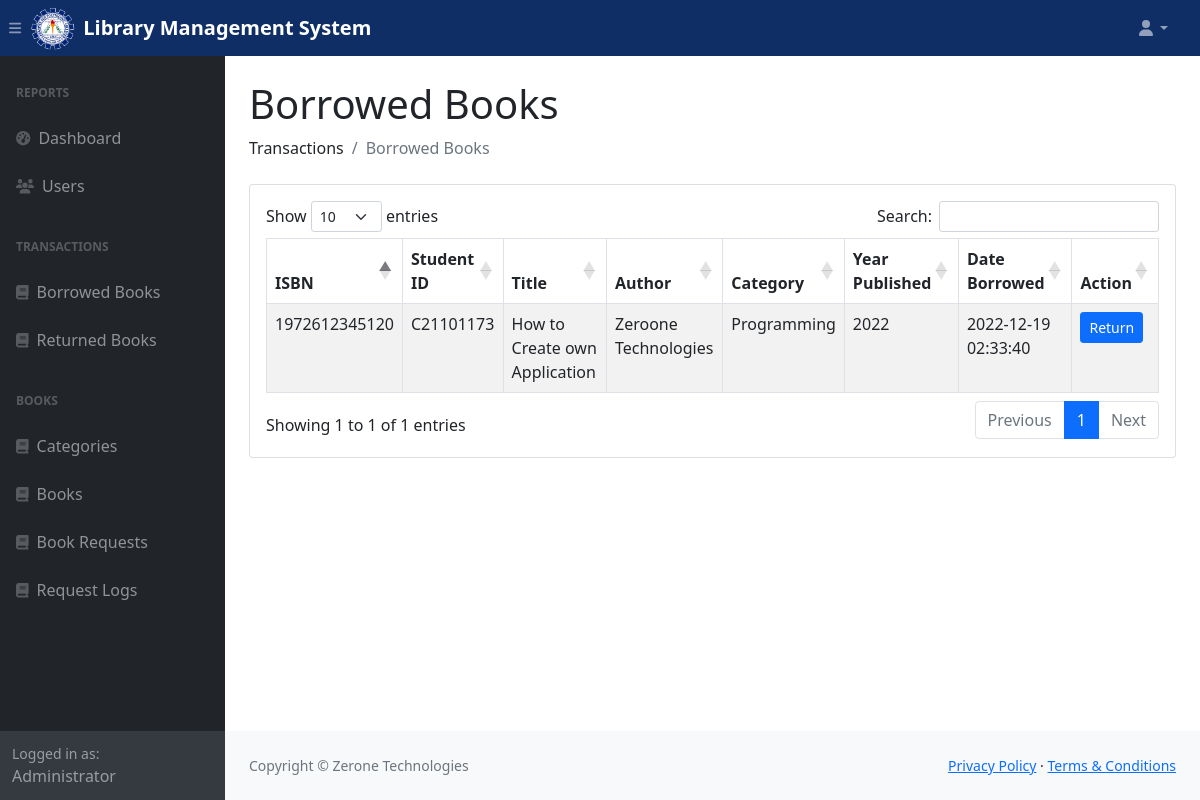
Page /admin/borrowed-books.php (signed in) on the committed database.
### tables this page shows
CREATE TABLE `settings` (
  `id` int(11) NOT NULL,
  `wbsiteTitle` varchar(160) NOT NULL,
  `wbsiteDesc` varchar(1000) NOT NULL,
  `wbsiteHeadColor` varchar(160) NOT NULL,
  `wbsiteFavIcon` varchar(160) NOT NULL
);

CREATE TABLE `borrowed_books` (
  `id` int(13) NOT NULL,
  `userID` int(11) NOT NULL,
  `bookID` int(11) NOT NULL,
  `dateBorrowed` timestamp NOT NULL DEFAULT current_timestamp()
);

CREATE TABLE `books` (
  `id` int(11) NOT NULL,
  `bookIsbn` varchar(191) NOT NULL,
  `bookTitle` varchar(191) NOT NULL,
  `bookAuthor` varchar(191) NOT NULL,
  `bookCategory` int(11) NOT NULL,
  `bookYrPub` int(11) NOT NULL,
  `bookCopies` int(11) NOT NULL
);

CREATE TABLE `users` (
  `id` int(11) NOT NULL,
  `studentID` varchar(191) NOT NULL,
  `firstName` varchar(191) NOT NULL,
  `lastName` varchar(191) NOT NULL,
  `coursesec` varchar(191) NOT NULL,
  `birthday` varchar(191) NOT NULL,
  `emailAddress` varchar(191) NOT NULL,
  `password` varchar(191) NOT NULL
);

CREATE TABLE `categories` (
  `id` int(11) NOT NULL,
  `bookCategory` varchar(191) NOT NULL
);

### admin/settings-query.php (called while the page is built)
<?php
	$query = "SELECT * FROM settings WHERE id = '1' ";
    $query_run = mysqli_query($con, $query);
    $settingsData = mysqli_fetch_assoc($query_run);
?>

### admin/borrowed-books.php (the view, shortened to what this page needs)
<?php
include('dbcon.php');
include('includes/header.php');
?>
<div class="container-fluid px-4">
    <h1 class="mt-4">Borrowed Books</h1>
    <ol class="breadcrumb mb-4">
        <li class="breadcrumb-item">Transactions</li>
        <li class="breadcrumb-item active">Borrowed Books</li>
    </ol>
    <div class="row">
        <div class="col-md-12">
            <div class="card">
                <div class="card-body table-responsive">
                    <table id="borrowedTable" class="table table-bordered table-striped">
                        <thead>
                            <tr>
                                <th>ISBN</th>
                                <th>Student ID</th>
                                <th>Title</th>
                                <th>Author</th>
                                <th>Category</th>
                                <th>Year Published</th>
                                <th>Date Borrowed</th>
                                <th>Action</th>
                            </tr>
                        </thead>
                        <tbody>
                            <?php
                                $query = "SELECT borrowed_books.id, users.studentID, books.bookIsbn, books.bookTitle, books.bookAuthor, categories.bookCategory, bookYrPub, dateBorrowed FROM `borrowed_books`INNER JOIN users ON users.id = borrowed_books.userID INNER JOIN books ON books.id = borrowed_books.bookID INNER JOIN categories ON categories.id = books.bookCategory";
                                $query_run = mysqli_query($con, $query);
                                if(mysqli_num_rows($query_run) > 0) {
                                    foreach($query_run as $books) {
                                        ?>
                                        <tr>
                                            <td><?= $books['bookIsbn']; ?></td>
                                            <td><?= $books['studentID']; ?></td>
                                            <td><?= $books['bookTitle']; ?></td>
                                            <td><?= $books['bookAuthor']; ?></td>
                                            <td><?= $books['bookCategory']; ?></td>
                                            <td><?= $books['bookYrPub']; ?></td>
                                            <td><?= $books['dateBorrowed']; ?></td>
                                            <td>
                                                <a href="returned-code.php?id=<?= $books['id']; ?>" class="btn btn-primary btn-sm">Return</a>
                                            </td>
                                        </tr>
                                        <?php
                                    }
                                }
                                else {
                                }
                            ?>
                        </tbody>
                    </table>
                </div>
            </div>
        </div>
    </div>
</div>
<?php
include('includes/footer.php');
include('includes/scripts.php');
?>

### admin/includes/navbar-top.php (shortened to what this page needs)
<nav class="sb-topnav navbar navbar-expand navbar-dark" style="background-color: <?php echo $settingsData['wbsiteHeadColor'];?>;">
    <button class="btn btn-link btn-sm order-1 order-lg-0 me-4 me-lg-0" id="sidebarToggle" href="#!"><i class="fas fa-bars"></i></button>
    <img src="../admin/assets/img/cspcLogo.png" alt="Logo" width="45" height="45" class="d-inline-block align-text-top">
    <b><a class="navbar-brand ps-2" href="index.php"><?php echo $settingsData['wbsiteTitle'];?></a></b>
    <ul class="navbar-nav ms-auto ms-md-0 me-3 me-lg-4">
        <li class="nav-item dropdown">
            <a class="nav-link dropdown-toggle" id="navbarDropdown" href="#" role="button" data-bs-toggle="dropdown" aria-expanded="false"><i class="fas fa-user fa-fw"></i></a>
        </li>
    </ul>
</nav>

### rows in the picture
settings: wbsiteTitle "Library Management System"
borrowed_books: bookID.bookIsbn "1972612345120", userID.studentID "C21101173", bookID.bookTitle "How to Create own Application", bookID.bookAuthor "Zeroone Technologies", categories.bookCategory "Programming", bookID.bookYrPub "2022", dateBorrowed "2022-12-19 02:33:40"
